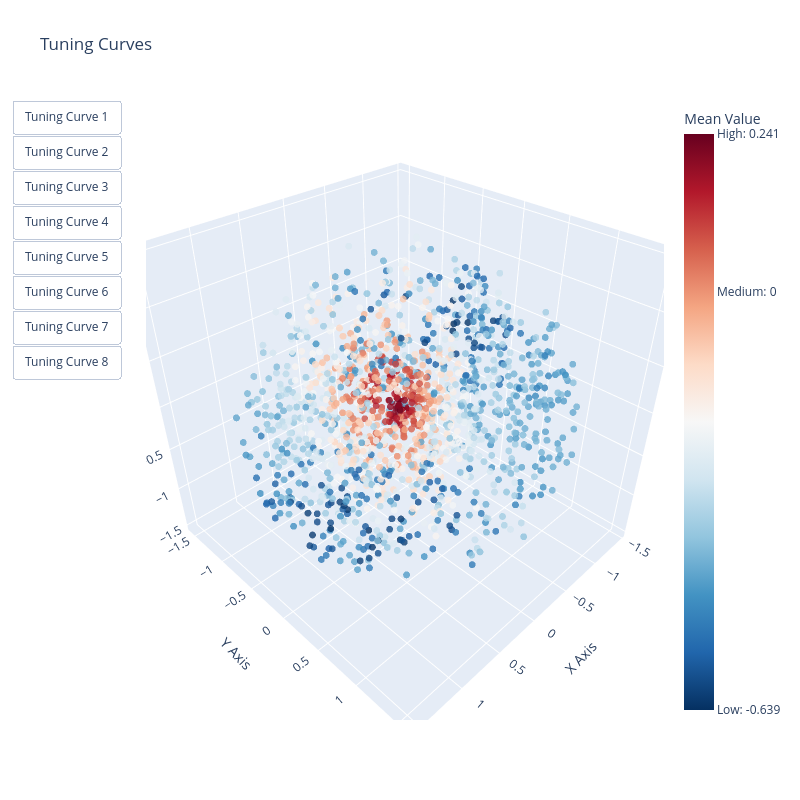

Here is the notebook cell this chart was saved with:
### Code cell
# Assuming you have already defined xs, fmean, and fstd appropriately

# Extract mean values
mean = fmean.cpu().detach().numpy()[0, 0, :, :]

# Create a figure with subplots
fig = go.Figure()
for i in range(8):
    n = i
    fig.add_trace(go.Scatter3d(
        x=xs[:, 0],
        y=xs[:, 1],
        z=xs[:, 2],
        mode='markers',
        marker=dict(
            size=4,
            reversescale = True,
            color=mean[n, :],
            opacity=0.8,
            colorbar=dict(
                title='Mean Value', 
                tickvals = [mean[n, :].min(), 0, mean[n, :].max()],
                ticktext = [f"Low: {min(mean[n, :]):.3g}", f"Medium: {0}", f"High: {max(mean[n, :]):.3g}"],
            ),
            colorbar_title='Mean Value',
            colorscale = "rdbu"
        ),
        name=f'Tuning Curve {i+1}',
        showlegend = False,
        visible = False,
    ))

# Update layout for each subplot
fig.update_layout(
    height=800,  # Adjust height to match your matplotlib figsize
    width=800,   # Adjust width to match your matplotlib figsize
    title='Tuning Curves',
    legend = dict(
        title = 'Tuning Curves',
        x = 0.7,
        y = 1.2
    ),
    scene=dict(
        xaxis=dict(title='X Axis'),
        yaxis=dict(title='Y Axis'),
        zaxis=dict(title='Z Axis')
    ),
    scene2=dict(
        xaxis=dict(title='X Axis'),
        yaxis=dict(title='Y Axis'),
        zaxis=dict(title='Z Axis')
    ),
    scene3=dict(
        xaxis=dict(title='X Axis'),
        yaxis=dict(title='Y Axis'),
        zaxis=dict(title='Z Axis')
    ),
    scene4=dict(
        xaxis=dict(title='X Axis'),
        yaxis=dict(title='Y Axis'),
        zaxis=dict(title='Z Axis')
    ),
    scene5=dict(
        xaxis=dict(title='X Axis'),
        yaxis=dict(title='Y Axis'),
        zaxis=dict(title='Z Axis')
    ),
    scene6=dict(
        xaxis=dict(title='X Axis'),
        yaxis=dict(title='Y Axis'),
        zaxis=dict(title='Z Axis')
    ), 
    scene7=dict(
        xaxis=dict(title='X Axis'),
        yaxis=dict(title='Y Axis'),
        zaxis=dict(title='Z Axis')
    )
)
fig.data[0].visible = True
# Create update menu buttons
updatemenus = [
    dict(
        type="buttons",
        showactive=False,
        buttons=[
            dict(label=f'Tuning Curve {i+1}',
                 method='update',
                 args=[{'visible': [j == i for j in range(8)]}]) 
            for i in range(8)
        ],
    )
]

# Update layout for each subplot
fig.update_layout(
    updatemenus=updatemenus,
    height=800,  # Adjust height to match your matplotlib figsize
    width=800,   # Adjust width to match your matplotlib figsize
    title='Tuning Curves',
    legend=dict(
        title='Tuning Curves',
        x=0.7,
        y=1.2
    ),
    scene=dict(
        xaxis=dict(title='X Axis'),
        yaxis=dict(title='Y Axis'),
        zaxis=dict(title='Z Axis')
    )
)
pickle.dump(fig, open(configs['save_path'] + "\\best_model_tuning_curves.pkl", "wb"))
fig.show()

### Figure 1 — Plotly figure (JSON) as saved in the notebook; plotly's stock layout.template omitted (floating-point values rounded to 4 significant figures; data arrays with more than 128 entries replaced by an {"elided": "..."} marker saying what was removed)
{"data": [{"marker": {"color": {"elided": "1600 float values"}, "colorbar": {"ticktext": ["Low: -0.639", "Medium: 0", "High: 0.241"], "tickvals": [-0.6388, 0, 0.2414], "title": {"text": "Mean Value"}}, "colorscale": [[0.0, "rgb(103,0,31)"], [0.1, "rgb(178,24,43)"], [0.2, "rgb(214,96,77)"], [0.3, "rgb(244,165,130)"], [0.4, "rgb(253,219,199)"], [0.5, "rgb(247,247,247)"], [0.6, "rgb(209,229,240)"], [0.7, "rgb(146,197,222)"], [0.8, "rgb(67,147,195)"], [0.9, "rgb(33,102,172)"], [1.0, "rgb(5,48,97)"]], "opacity": 0.8, "reversescale": true, "size": 4}, "mode": "markers", "name": "Tuning Curve 1", "showlegend": false, "visible": true, "x": {"elided": "1600 float values"}, "y": {"elided": "1600 float values"}, "z": {"elided": "1600 float values"}, "type": "scatter3d"}, {"marker": {"color": {"elided": "1600 float values"}, "colorbar": {"ticktext": ["Low: -0.519", "Medium: 0", "High: 0.776"], "tickvals": [-0.5193, 0, 0.7765], "title": {"text": "Mean Value"}}, "colorscale": [[0.0, "rgb(103,0,31)"], [0.1, "rgb(178,24,43)"], [0.2, "rgb(214,96,77)"], [0.3, "rgb(244,165,130)"], [0.4, "rgb(253,219,199)"], [0.5, "rgb(247,247,247)"], [0.6, "rgb(209,229,240)"], [0.7, "rgb(146,197,222)"], [0.8, "rgb(67,147,195)"], [0.9, "rgb(33,102,172)"], [1.0, "rgb(5,48,97)"]], "opacity": 0.8, "reversescale": true, "size": 4}, "mode": "markers", "name": "Tuning Curve 2", "showlegend": false, "visible": false, "x": {"elided": "1600 float values"}, "y": {"elided": "1600 float values"}, "z": {"elided": "1600 float values"}, "type": "scatter3d"}, {"marker": {"color": {"elided": "1600 float values"}, "colorbar": {"ticktext": ["Low: -0.913", "Medium: 0", "High: 0.96"], "tickvals": [-0.9132, 0, 0.9598], "title": {"text": "Mean Value"}}, "colorscale": [[0.0, "rgb(103,0,31)"], [0.1, "rgb(178,24,43)"], [0.2, "rgb(214,96,77)"], [0.3, "rgb(244,165,130)"], [0.4, "rgb(253,219,199)"], [0.5, "rgb(247,247,247)"], [0.6, "rgb(209,229,240)"], [0.7, "rgb(146,197,222)"], [0.8, "rgb(67,147,195)"], [0.9, "rgb(33,102,172)"], [1.0, "rgb(5,48,97)"]], "opacity": 0.8, "reversescale": true, "size": 4}, "mode": "markers", "name": "Tuning Curve 3", "showlegend": false, "visible": false, "x": {"elided": "1600 float values"}, "y": {"elided": "1600 float values"}, "z": {"elided": "1600 float values"}, "type": "scatter3d"}, {"marker": {"color": {"elided": "1600 float values"}, "colorbar": {"ticktext": ["Low: -0.21", "Medium: 0", "High: 0.9"], "tickvals": [-0.2103, 0, 0.8998], "title": {"text": "Mean Value"}}, "colorscale": [[0.0, "rgb(103,0,31)"], [0.1, "rgb(178,24,43)"], [0.2, "rgb(214,96,77)"], [0.3, "rgb(244,165,130)"], [0.4, "rgb(253,219,199)"], [0.5, "rgb(247,247,247)"], [0.6, "rgb(209,229,240)"], [0.7, "rgb(146,197,222)"], [0.8, "rgb(67,147,195)"], [0.9, "rgb(33,102,172)"], [1.0, "rgb(5,48,97)"]], "opacity": 0.8, "reversescale": true, "size": 4}, "mode": "markers", "name": "Tuning Curve 4", "showlegend": false, "visible": false, "x": {"elided": "1600 float values"}, "y": {"elided": "1600 float values"}, "z": {"elided": "1600 float values"}, "type": "scatter3d"}, {"marker": {"color": {"elided": "1600 float values"}, "colorbar": {"ticktext": ["Low: -0.936", "Medium: 0", "High: 0.664"], "tickvals": [-0.9363, 0, 0.6641], "title": {"text": "Mean Value"}}, "colorscale": [[0.0, "rgb(103,0,31)"], [0.1, "rgb(178,24,43)"], [0.2, "rgb(214,96,77)"], [0.3, "rgb(244,165,130)"], [0.4, "rgb(253,219,199)"], [0.5, "rgb(247,247,247)"], [0.6, "rgb(209,229,240)"], [0.7, "rgb(146,197,222)"], [0.8, "rgb(67,147,195)"], [0.9, "rgb(33,102,172)"], [1.0, "rgb(5,48,97)"]], "opacity": 0.8, "reversescale": true, "size": 4}, "mode": "markers", "name": "Tuning Curve 5", "showlegend": false, "visible": false, "x": {"elided": "1600 float values"}, "y": {"elided": "1600 float values"}, "z": {"elided": "1600 float values"}, "type": "scatter3d"}, {"marker": {"color": {"elided": "1600 float values"}, "colorbar": {"ticktext": ["Low: -0.747", "Medium: 0", "High: 0.885"], "tickvals": [-0.7474, 0, 0.8848], "title": {"text": "Mean Value"}}, "colorscale": [[0.0, "rgb(103,0,31)"], [0.1, "rgb(178,24,43)"], [0.2, "rgb(214,96,77)"], [0.3, "rgb(244,165,130)"], [0.4, "rgb(253,219,199)"], [0.5, "rgb(247,247,247)"], [0.6, "rgb(209,229,240)"], [0.7, "rgb(146,197,222)"], [0.8, "rgb(67,147,195)"], [0.9, "rgb(33,102,172)"], [1.0, "rgb(5,48,97)"]], "opacity": 0.8, "reversescale": true, "size": 4}, "mode": "markers", "name": "Tuning Curve 6", "showlegend": false, "visible": false, "x": {"elided": "1600 float values"}, "y": {"elided": "1600 float values"}, "z": {"elided": "1600 float values"}, "type": "scatter3d"}, {"marker": {"color": {"elided": "1600 float values"}, "colorbar": {"ticktext": ["Low: -0.677", "Medium: 0", "High: 0.529"], "tickvals": [-0.6773, 0, 0.5292], "title": {"text": "Mean Value"}}, "colorscale": [[0.0, "rgb(103,0,31)"], [0.1, "rgb(178,24,43)"], [0.2, "rgb(214,96,77)"], [0.3, "rgb(244,165,130)"], [0.4, "rgb(253,219,199)"], [0.5, "rgb(247,247,247)"], [0.6, "rgb(209,229,240)"], [0.7, "rgb(146,197,222)"], [0.8, "rgb(67,147,195)"], [0.9, "rgb(33,102,172)"], [1.0, "rgb(5,48,97)"]], "opacity": 0.8, "reversescale": true, "size": 4}, "mode": "markers", "name": "Tuning Curve 7", "showlegend": false, "visible": false, "x": {"elided": "1600 float values"}, "y": {"elided": "1600 float values"}, "z": {"elided": "1600 float values"}, "type": "scatter3d"}, {"marker": {"color": {"elided": "1600 float values"}, "colorbar": {"ticktext": ["Low: -0.952", "Medium: 0", "High: 0.68"], "tickvals": [-0.9519, 0, 0.6805], "title": {"text": "Mean Value"}}, "colorscale": [[0.0, "rgb(103,0,31)"], [0.1, "rgb(178,24,43)"], [0.2, "rgb(214,96,77)"], [0.3, "rgb(244,165,130)"], [0.4, "rgb(253,219,199)"], [0.5, "rgb(247,247,247)"], [0.6, "rgb(209,229,240)"], [0.7, "rgb(146,197,222)"], [0.8, "rgb(67,147,195)"], [0.9, "rgb(33,102,172)"], [1.0, "rgb(5,48,97)"]], "opacity": 0.8, "reversescale": true, "size": 4}, "mode": "markers", "name": "Tuning Curve 8", "showlegend": false, "visible": false, "x": {"elided": "1600 float values"}, "y": {"elided": "1600 float values"}, "z": {"elided": "1600 float values"}, "type": "scatter3d"}], "layout": {"legend": {"title": {"text": "Tuning Curves"}, "x": 0.7, "y": 1.2}, "scene2": {"xaxis": {"title": {"text": "X Axis"}}, "yaxis": {"title": {"text": "Y Axis"}}, "zaxis": {"title": {"text": "Z Axis"}}}, "scene3": {"xaxis": {"title": {"text": "X Axis"}}, "yaxis": {"title": {"text": "Y Axis"}}, "zaxis": {"title": {"text": "Z Axis"}}}, "scene4": {"xaxis": {"title": {"text": "X Axis"}}, "yaxis": {"title": {"text": "Y Axis"}}, "zaxis": {"title": {"text": "Z Axis"}}}, "scene5": {"xaxis": {"title": {"text": "X Axis"}}, "yaxis": {"title": {"text": "Y Axis"}}, "zaxis": {"title": {"text": "Z Axis"}}}, "scene6": {"xaxis": {"title": {"text": "X Axis"}}, "yaxis": {"title": {"text": "Y Axis"}}, "zaxis": {"title": {"text": "Z Axis"}}}, "scene7": {"xaxis": {"title": {"text": "X Axis"}}, "yaxis": {"title": {"text": "Y Axis"}}, "zaxis": {"title": {"text": "Z Axis"}}}, "height": 800, "width": 800, "title": {"text": "Tuning Curves"}, "scene": {"xaxis": {"title": {"text": "X Axis"}}, "yaxis": {"title": {"text": "Y Axis"}}, "zaxis": {"title": {"text": "Z Axis"}}}, "updatemenus": [{"buttons": [{"args": [{"visible": [true, false, false, false, false, false, false, false]}], "label": "Tuning Curve 1", "method": "update"}, {"args": [{"visible": [false, true, false, false, false, false, false, false]}], "label": "Tuning Curve 2", "method": "update"}, {"args": [{"visible": [false, false, true, false, false, false, false, false]}], "label": "Tuning Curve 3", "method": "update"}, {"args": [{"visible": [false, false, false, true, false, false, false, false]}], "label": "Tuning Curve 4", "method": "update"}, {"args": [{"visible": [false, false, false, false, true, false, false, false]}], "label": "Tuning Curve 5", "method": "update"}, {"args": [{"visible": [false, false, false, false, false, true, false, false]}], "label": "Tuning Curve 6", "method": "update"}, {"args": [{"visible": [false, false, false, false, false, false, true, false]}], "label": "Tuning Curve 7", "method": "update"}, {"args": [{"visible": [false, false, false, false, false, false, false, true]}], "label": "Tuning Curve 8", "method": "update"}], "showactive": false, "type": "buttons"}]}}
